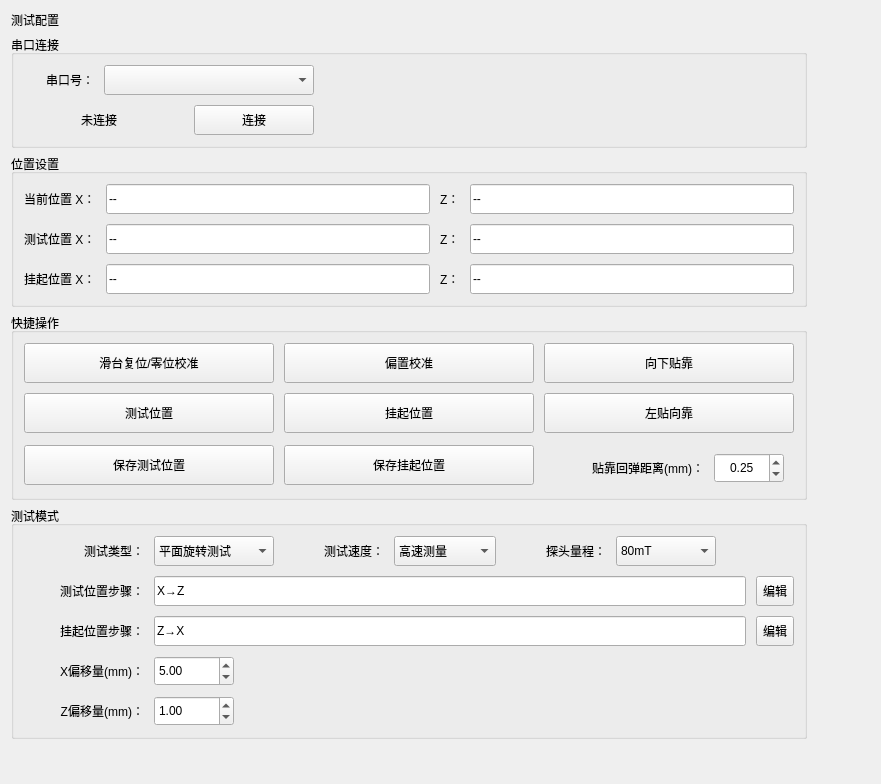
<?xml version="1.0" encoding="UTF-8"?>
<ui version="4.0">
 <class>TestConfigPanel</class>
 <widget class="QWidget" name="TestConfigPanel">
  <property name="geometry">
   <rect>
    <x>0</x>
    <y>0</y>
    <width>881</width>
    <height>784</height>
   </rect>
  </property>
  <property name="windowTitle">
   <string>测试配置</string>
  </property>
  <layout class="QGridLayout" name="gridLayout_2">
   <item row="0" column="0">
    <widget class="QLabel" name="panel_title">
     <property name="text">
      <string>测试配置</string>
     </property>
    </widget>
   </item>
   <item row="0" column="1" rowspan="5">
    <spacer name="horizontalSpacer">
     <property name="orientation">
      <enum>Qt::Horizontal</enum>
     </property>
     <property name="sizeHint" stdset="0">
      <size>
       <width>40</width>
       <height>20</height>
      </size>
     </property>
    </spacer>
   </item>
   <item row="1" column="0">
    <widget class="QGroupBox" name="serial_group">
     <property name="title">
      <string>串口连接</string>
     </property>
     <layout class="QGridLayout" name="gridLayout">
      <property name="leftMargin">
         <number>10</number>
      </property>
      <property name="topMargin">
         <number>10</number>
      </property>
      <property name="rightMargin">
         <number>10</number>
      </property>
      <property name="bottomMargin">
         <number>10</number>
      </property>
      <property name="spacing">
         <number>10</number>
      </property>
      <item row="0" column="0">
       <widget class="QLabel" name="label_port">
        <property name="sizePolicy">
         <sizepolicy hsizetype="Preferred" vsizetype="Fixed">
          <horstretch>0</horstretch>
          <verstretch>0</verstretch>
         </sizepolicy>
        </property>
        <property name="minimumSize">
         <size>
          <width>0</width>
          <height>30</height>
         </size>
        </property>
        <property name="maximumSize">
         <size>
          <width>16777215</width>
          <height>16777215</height>
         </size>
        </property>
        <property name="text">
         <string>串口号：</string>
        </property>
        <property name="alignment">
         <set>Qt::AlignRight|Qt::AlignTrailing|Qt::AlignVCenter</set>
        </property>
       </widget>
      </item>
      <item row="0" column="4" rowspan="2">
       <spacer name="serial_horizontal_spacer">
        <property name="orientation">
         <enum>Qt::Horizontal</enum>
        </property>
        <property name="sizeHint" stdset="0">
         <size>
          <width>40</width>
          <height>20</height>
         </size>
        </property>
       </spacer>
      </item>
      <item row="1" column="0" colspan="2">
       <widget class="QLabel" name="serial_status_label">
        <property name="sizePolicy">
         <sizepolicy hsizetype="Preferred" vsizetype="Fixed">
          <horstretch>0</horstretch>
          <verstretch>0</verstretch>
         </sizepolicy>
        </property>
        <property name="minimumSize">
         <size>
          <width>150</width>
          <height>30</height>
         </size>
        </property>
        <property name="maximumSize">
         <size>
          <width>16777215</width>
          <height>16777215</height>
         </size>
        </property>
        <property name="text">
         <string>未连接</string>
        </property>
        <property name="alignment">
         <set>Qt::AlignCenter</set>
        </property>
       </widget>
      </item>
      <item row="0" column="1" colspan="3">
       <widget class="QComboBox" name="port_combo">
        <property name="sizePolicy">
         <sizepolicy hsizetype="Preferred" vsizetype="Fixed">
          <horstretch>0</horstretch>
          <verstretch>0</verstretch>
         </sizepolicy>
        </property>
        <property name="minimumSize">
         <size>
          <width>120</width>
          <height>30</height>
         </size>
        </property>
        <property name="maximumSize">
         <size>
          <width>16777215</width>
          <height>16777215</height>
         </size>
        </property>
       </widget>
      </item>
      <item row="1" column="3">
       <widget class="QPushButton" name="btnSuccess">
        <property name="sizePolicy">
         <sizepolicy hsizetype="Preferred" vsizetype="Fixed">
          <horstretch>0</horstretch>
          <verstretch>0</verstretch>
         </sizepolicy>
        </property>
        <property name="minimumSize">
         <size>
          <width>120</width>
          <height>30</height>
         </size>
        </property>
        <property name="text">
         <string>连接</string>
        </property>
       </widget>
      </item>
     </layout>
    </widget>
   </item>
   <item row="2" column="0">
    <widget class="QGroupBox" name="pos_group">
     <property name="title">
      <string>位置设置</string>
     </property>
     <layout class="QGridLayout" name="pos_layout">
      <property name="leftMargin">
         <number>10</number>
      </property>
      <property name="topMargin">
         <number>10</number>
      </property>
      <property name="rightMargin">
         <number>10</number>
      </property>
      <property name="bottomMargin">
         <number>10</number>
      </property>
      <property name="spacing">
         <number>10</number>
      </property>
      <item row="0" column="0">
       <widget class="QLabel" name="label_x">
        <property name="minimumSize">
         <size>
          <width>0</width>
          <height>30</height>
         </size>
        </property>
        <property name="text">
         <string>当前位置 X：</string>
        </property>
       </widget>
      </item>
      <item row="0" column="1">
       <widget class="QLineEdit" name="position_x">
        <property name="minimumSize">
         <size>
          <width>0</width>
          <height>30</height>
         </size>
        </property>
        <property name="text">
         <string>--</string>
        </property>
        <property name="readOnly">
         <bool>true</bool>
        </property>
       </widget>
      </item>
      <item row="0" column="2">
       <widget class="QLabel" name="label_z">
        <property name="minimumSize">
         <size>
          <width>0</width>
          <height>30</height>
         </size>
        </property>
        <property name="text">
         <string>Z：</string>
        </property>
       </widget>
      </item>
      <item row="0" column="3">
       <widget class="QLineEdit" name="position_z">
        <property name="minimumSize">
         <size>
          <width>0</width>
          <height>30</height>
         </size>
        </property>
        <property name="text">
         <string>--</string>
        </property>
        <property name="readOnly">
         <bool>true</bool>
        </property>
       </widget>
      </item>
      <item row="1" column="0">
       <widget class="QLabel" name="label_test_x">
        <property name="minimumSize">
         <size>
          <width>0</width>
          <height>30</height>
         </size>
        </property>
        <property name="text">
         <string>测试位置 X：</string>
        </property>
       </widget>
      </item>
      <item row="1" column="1">
       <widget class="QLineEdit" name="test_x_value">
        <property name="minimumSize">
         <size>
          <width>0</width>
          <height>30</height>
         </size>
        </property>
        <property name="text">
         <string>--</string>
        </property>
        <property name="readOnly">
         <bool>true</bool>
        </property>
       </widget>
      </item>
      <item row="1" column="2">
       <widget class="QLabel" name="label_test_z">
        <property name="minimumSize">
         <size>
          <width>0</width>
          <height>30</height>
         </size>
        </property>
        <property name="text">
         <string>Z：</string>
        </property>
       </widget>
      </item>
      <item row="1" column="3">
       <widget class="QLineEdit" name="test_z_value">
        <property name="minimumSize">
         <size>
          <width>0</width>
          <height>30</height>
         </size>
        </property>
        <property name="text">
         <string>--</string>
        </property>
        <property name="readOnly">
         <bool>true</bool>
        </property>
       </widget>
      </item>
      <item row="2" column="0">
       <widget class="QLabel" name="label_suspend_x">
        <property name="minimumSize">
         <size>
          <width>0</width>
          <height>30</height>
         </size>
        </property>
        <property name="text">
         <string>挂起位置 X：</string>
        </property>
       </widget>
      </item>
      <item row="2" column="1">
       <widget class="QLineEdit" name="suspend_x_value">
        <property name="minimumSize">
         <size>
          <width>0</width>
          <height>30</height>
         </size>
        </property>
        <property name="text">
         <string>--</string>
        </property>
        <property name="readOnly">
         <bool>true</bool>
        </property>
       </widget>
      </item>
      <item row="2" column="2">
       <widget class="QLabel" name="label_suspend_z">
        <property name="minimumSize">
         <size>
          <width>0</width>
          <height>30</height>
         </size>
        </property>
        <property name="text">
         <string>Z：</string>
        </property>
       </widget>
      </item>
      <item row="2" column="3">
       <widget class="QLineEdit" name="suspend_z_value">
        <property name="minimumSize">
         <size>
          <width>0</width>
          <height>30</height>
         </size>
        </property>
        <property name="text">
         <string>--</string>
        </property>
        <property name="readOnly">
         <bool>true</bool>
        </property>
       </widget>
      </item>
     </layout>
    </widget>
   </item>
   <item row="3" column="0">
    <widget class="QGroupBox" name="action_group">
     <property name="title">
      <string>快捷操作</string>
     </property>
     <layout class="QGridLayout" name="action_layout">
      <property name="leftMargin">
         <number>10</number>
      </property>
      <property name="topMargin">
         <number>10</number>
      </property>
      <property name="rightMargin">
         <number>10</number>
      </property>
      <property name="bottomMargin">
         <number>10</number>
      </property>
      <property name="spacing">
         <number>10</number>
      </property>
      <item row="0" column="1">
       <widget class="QPushButton" name="btn_offset">
        <property name="sizePolicy">
         <sizepolicy hsizetype="Fixed" vsizetype="Fixed">
          <horstretch>0</horstretch>
          <verstretch>0</verstretch>
         </sizepolicy>
        </property>
        <property name="minimumSize">
         <size>
          <width>250</width>
          <height>40</height>
         </size>
        </property>
        <property name="maximumSize">
         <size>
          <width>250</width>
          <height>16777215</height>
         </size>
        </property>
        <property name="text">
         <string>偏置校准</string>
        </property>
       </widget>
      </item>
      <item row="0" column="0">
       <widget class="QPushButton" name="btn_zeroing">
        <property name="sizePolicy">
         <sizepolicy hsizetype="Fixed" vsizetype="Fixed">
          <horstretch>0</horstretch>
          <verstretch>0</verstretch>
         </sizepolicy>
        </property>
        <property name="minimumSize">
         <size>
          <width>250</width>
          <height>40</height>
         </size>
        </property>
        <property name="maximumSize">
         <size>
          <width>250</width>
          <height>16777215</height>
         </size>
        </property>
        <property name="text">
         <string>滑台复位/零位校准</string>
        </property>
       </widget>
      </item>
      <item row="3" column="2">
       <widget class="QWidget" name="widget" native="true">
        <property name="minimumSize">
         <size>
          <width>250</width>
          <height>40</height>
         </size>
        </property>
        <property name="maximumSize">
         <size>
          <width>250</width>
          <height>16777215</height>
         </size>
        </property>
        <layout class="QHBoxLayout" name="horizontalLayout">
         <property name="spacing">
         <number>10</number>
         </property>
         <property name="leftMargin">
         <number>10</number>
         </property>
         <property name="topMargin">
         <number>10</number>
         </property>
         <property name="rightMargin">
         <number>10</number>
         </property>
         <property name="bottomMargin">
         <number>10</number>
         </property>
         <item>
          <widget class="QLabel" name="label_retract_distance">
           <property name="minimumSize">
            <size>
             <width>150</width>
             <height>30</height>
            </size>
           </property>
           <property name="text">
            <string>贴靠回弹距离(mm)：</string>
           </property>
           <property name="alignment">
            <set>Qt::AlignRight|Qt::AlignTrailing|Qt::AlignVCenter</set>
           </property>
          </widget>
         </item>
         <item>
          <widget class="QDoubleSpinBox" name="spin_retract_distance">
           <property name="minimumSize">
            <size>
             <width>0</width>
             <height>30</height>
            </size>
           </property>
           <property name="alignment">
            <set>Qt::AlignCenter</set>
           </property>
           <property name="suffix">
            <string notr="true"/>
           </property>
           <property name="decimals">
            <number>2</number>
           </property>
           <property name="maximum">
            <double>10.000000000000000</double>
           </property>
           <property name="singleStep">
            <double>0.050000000000000</double>
           </property>
           <property name="value">
            <double>0.250000000000000</double>
           </property>
          </widget>
         </item>
        </layout>
       </widget>
      </item>
      <item row="0" column="2">
       <widget class="QPushButton" name="btn_press_z">
        <property name="sizePolicy">
         <sizepolicy hsizetype="Fixed" vsizetype="Fixed">
          <horstretch>0</horstretch>
          <verstretch>0</verstretch>
         </sizepolicy>
        </property>
        <property name="minimumSize">
         <size>
          <width>250</width>
          <height>40</height>
         </size>
        </property>
        <property name="maximumSize">
         <size>
          <width>250</width>
          <height>16777215</height>
         </size>
        </property>
        <property name="text">
         <string>向下贴靠</string>
        </property>
       </widget>
      </item>
      <item row="1" column="2">
       <widget class="QPushButton" name="btn_left_x">
        <property name="sizePolicy">
         <sizepolicy hsizetype="Fixed" vsizetype="Fixed">
          <horstretch>0</horstretch>
          <verstretch>0</verstretch>
         </sizepolicy>
        </property>
        <property name="minimumSize">
         <size>
          <width>250</width>
          <height>40</height>
         </size>
        </property>
        <property name="maximumSize">
         <size>
          <width>250</width>
          <height>16777215</height>
         </size>
        </property>
        <property name="text">
         <string>左贴向靠</string>
        </property>
       </widget>
      </item>
      <item row="1" column="1">
       <widget class="QPushButton" name="btn_suspend">
        <property name="sizePolicy">
         <sizepolicy hsizetype="Fixed" vsizetype="Fixed">
          <horstretch>0</horstretch>
          <verstretch>0</verstretch>
         </sizepolicy>
        </property>
        <property name="minimumSize">
         <size>
          <width>250</width>
          <height>40</height>
         </size>
        </property>
        <property name="maximumSize">
         <size>
          <width>250</width>
          <height>16777215</height>
         </size>
        </property>
        <property name="text">
         <string>挂起位置</string>
        </property>
       </widget>
      </item>
      <item row="1" column="0">
       <widget class="QPushButton" name="btn_test_pos">
        <property name="sizePolicy">
         <sizepolicy hsizetype="Fixed" vsizetype="Fixed">
          <horstretch>0</horstretch>
          <verstretch>0</verstretch>
         </sizepolicy>
        </property>
        <property name="minimumSize">
         <size>
          <width>250</width>
          <height>40</height>
         </size>
        </property>
        <property name="maximumSize">
         <size>
          <width>250</width>
          <height>16777215</height>
         </size>
        </property>
        <property name="text">
         <string>测试位置</string>
        </property>
       </widget>
      </item>
      <item row="3" column="0">
       <widget class="QPushButton" name="btn_test_pos_save">
        <property name="sizePolicy">
         <sizepolicy hsizetype="Fixed" vsizetype="Fixed">
          <horstretch>0</horstretch>
          <verstretch>0</verstretch>
         </sizepolicy>
        </property>
        <property name="minimumSize">
         <size>
          <width>250</width>
          <height>40</height>
         </size>
        </property>
        <property name="maximumSize">
         <size>
          <width>250</width>
          <height>16777215</height>
         </size>
        </property>
        <property name="text">
         <string>保存测试位置</string>
        </property>
       </widget>
      </item>
      <item row="3" column="1">
       <widget class="QPushButton" name="btn_suspend_save">
        <property name="sizePolicy">
         <sizepolicy hsizetype="Fixed" vsizetype="Fixed">
          <horstretch>0</horstretch>
          <verstretch>0</verstretch>
         </sizepolicy>
        </property>
        <property name="minimumSize">
         <size>
          <width>250</width>
          <height>40</height>
         </size>
        </property>
        <property name="maximumSize">
         <size>
          <width>250</width>
          <height>16777215</height>
         </size>
        </property>
        <property name="text">
         <string>保存挂起位置</string>
        </property>
       </widget>
      </item>
     </layout>
    </widget>
   </item>
   <item row="4" column="0">
    <widget class="QGroupBox" name="test_type_group">
     <property name="title">
      <string>测试模式</string>
     </property>
     <layout class="QGridLayout" name="action_layout_2">
      <property name="leftMargin">
         <number>10</number>
      </property>
      <property name="topMargin">
         <number>10</number>
      </property>
      <property name="rightMargin">
         <number>10</number>
      </property>
      <property name="bottomMargin">
         <number>10</number>
      </property>
      <property name="spacing">
         <number>10</number>
      </property>
      <item row="2" column="17">
       <widget class="QToolButton" name="btn_test_edit_scheme">
        <property name="minimumSize">
         <size>
          <width>0</width>
          <height>30</height>
         </size>
        </property>
        <property name="text">
         <string>编辑</string>
        </property>
       </widget>
      </item>
      <item row="3" column="2" colspan="7">
       <widget class="QLineEdit" name="suspend_scheme_edit">
        <property name="sizePolicy">
         <sizepolicy hsizetype="Minimum" vsizetype="Fixed">
          <horstretch>0</horstretch>
          <verstretch>0</verstretch>
         </sizepolicy>
        </property>
        <property name="minimumSize">
         <size>
          <width>500</width>
          <height>30</height>
         </size>
        </property>
        <property name="maximumSize">
         <size>
          <width>16777215</width>
          <height>16777215</height>
         </size>
        </property>
        <property name="text">
         <string>Z→X</string>
        </property>
        <property name="readOnly">
         <bool>true</bool>
        </property>
       </widget>
      </item>
      <item row="1" column="0">
       <widget class="QLabel" name="label_test_type">
        <property name="sizePolicy">
         <sizepolicy hsizetype="Fixed" vsizetype="Preferred">
          <horstretch>0</horstretch>
          <verstretch>0</verstretch>
         </sizepolicy>
        </property>
        <property name="minimumSize">
         <size>
          <width>120</width>
          <height>30</height>
         </size>
        </property>
        <property name="maximumSize">
         <size>
          <width>100</width>
          <height>16777215</height>
         </size>
        </property>
        <property name="text">
         <string>测试类型：</string>
        </property>
        <property name="alignment">
         <set>Qt::AlignRight|Qt::AlignTrailing|Qt::AlignVCenter</set>
        </property>
       </widget>
      </item>
      <item row="2" column="0">
       <widget class="QLabel" name="label_scheme_test">
        <property name="sizePolicy">
         <sizepolicy hsizetype="Fixed" vsizetype="Preferred">
          <horstretch>0</horstretch>
          <verstretch>0</verstretch>
         </sizepolicy>
        </property>
        <property name="minimumSize">
         <size>
          <width>120</width>
          <height>30</height>
         </size>
        </property>
        <property name="maximumSize">
         <size>
          <width>100</width>
          <height>16777215</height>
         </size>
        </property>
        <property name="text">
         <string>测试位置步骤：</string>
        </property>
        <property name="alignment">
         <set>Qt::AlignRight|Qt::AlignTrailing|Qt::AlignVCenter</set>
        </property>
       </widget>
      </item>
      <item row="2" column="2" colspan="7">
       <widget class="QLineEdit" name="test_scheme_edit">
        <property name="sizePolicy">
         <sizepolicy hsizetype="Minimum" vsizetype="Fixed">
          <horstretch>0</horstretch>
          <verstretch>0</verstretch>
         </sizepolicy>
        </property>
        <property name="minimumSize">
         <size>
          <width>500</width>
          <height>30</height>
         </size>
        </property>
        <property name="maximumSize">
         <size>
          <width>16777215</width>
          <height>16777215</height>
         </size>
        </property>
        <property name="text">
         <string>X→Z</string>
        </property>
        <property name="readOnly">
         <bool>true</bool>
        </property>
       </widget>
      </item>
      <item row="3" column="0">
       <widget class="QLabel" name="label_scheme_suspend">
        <property name="sizePolicy">
         <sizepolicy hsizetype="Fixed" vsizetype="Preferred">
          <horstretch>0</horstretch>
          <verstretch>0</verstretch>
         </sizepolicy>
        </property>
        <property name="minimumSize">
         <size>
          <width>120</width>
          <height>30</height>
         </size>
        </property>
        <property name="maximumSize">
         <size>
          <width>100</width>
          <height>16777215</height>
         </size>
        </property>
        <property name="text">
         <string>挂起位置步骤：</string>
        </property>
        <property name="alignment">
         <set>Qt::AlignRight|Qt::AlignTrailing|Qt::AlignVCenter</set>
        </property>
       </widget>
      </item>
      <item row="1" column="6">
       <widget class="QComboBox" name="combo_sensor">
        <property name="sizePolicy">
         <sizepolicy hsizetype="Minimum" vsizetype="Fixed">
          <horstretch>0</horstretch>
          <verstretch>0</verstretch>
         </sizepolicy>
        </property>
        <property name="minimumSize">
         <size>
          <width>100</width>
          <height>30</height>
         </size>
        </property>
        <property name="maximumSize">
         <size>
          <width>200</width>
          <height>16777215</height>
         </size>
        </property>
        <item>
         <property name="text">
          <string>80mT</string>
         </property>
        </item>
        <item>
         <property name="text">
          <string>160mT</string>
         </property>
        </item>
       </widget>
      </item>
      <item row="4" column="0">
       <widget class="QLabel" name="label_x_offset">
        <property name="sizePolicy">
         <sizepolicy hsizetype="Fixed" vsizetype="Preferred">
          <horstretch>0</horstretch>
          <verstretch>0</verstretch>
         </sizepolicy>
        </property>
        <property name="minimumSize">
         <size>
          <width>120</width>
          <height>30</height>
         </size>
        </property>
        <property name="maximumSize">
         <size>
          <width>100</width>
          <height>16777215</height>
         </size>
        </property>
        <property name="text">
         <string>X偏移量(mm)：</string>
        </property>
        <property name="alignment">
         <set>Qt::AlignRight|Qt::AlignTrailing|Qt::AlignVCenter</set>
        </property>
       </widget>
      </item>
      <item row="5" column="0">
       <widget class="QLabel" name="label_z_offset">
        <property name="sizePolicy">
         <sizepolicy hsizetype="Fixed" vsizetype="Preferred">
          <horstretch>0</horstretch>
          <verstretch>0</verstretch>
         </sizepolicy>
        </property>
        <property name="minimumSize">
         <size>
          <width>120</width>
          <height>30</height>
         </size>
        </property>
        <property name="maximumSize">
         <size>
          <width>100</width>
          <height>16777215</height>
         </size>
        </property>
        <property name="text">
         <string>Z偏移量(mm)：</string>
        </property>
        <property name="alignment">
         <set>Qt::AlignRight|Qt::AlignTrailing|Qt::AlignVCenter</set>
        </property>
       </widget>
      </item>
      <item row="1" column="2">
       <widget class="QComboBox" name="combo_test_type">
        <property name="sizePolicy">
         <sizepolicy hsizetype="Minimum" vsizetype="Fixed">
          <horstretch>0</horstretch>
          <verstretch>0</verstretch>
         </sizepolicy>
        </property>
        <property name="minimumSize">
         <size>
          <width>120</width>
          <height>30</height>
         </size>
        </property>
        <property name="maximumSize">
         <size>
          <width>200</width>
          <height>16777215</height>
         </size>
        </property>
        <item>
         <property name="text">
          <string>平面旋转测试</string>
         </property>
        </item>
        <item>
         <property name="text">
          <string>外侧面旋转测试</string>
         </property>
        </item>
        <item>
         <property name="text">
          <string>内侧面旋转测试</string>
         </property>
        </item>
        <item>
         <property name="text">
          <string>外侧面垂直测试</string>
         </property>
        </item>
       </widget>
      </item>
      <item row="1" column="4">
       <widget class="QComboBox" name="combo_test_speed">
        <property name="sizePolicy">
         <sizepolicy hsizetype="Minimum" vsizetype="Fixed">
          <horstretch>0</horstretch>
          <verstretch>0</verstretch>
         </sizepolicy>
        </property>
        <property name="minimumSize">
         <size>
          <width>100</width>
          <height>30</height>
         </size>
        </property>
        <property name="maximumSize">
         <size>
          <width>200</width>
          <height>16777215</height>
         </size>
        </property>
        <item>
         <property name="text">
          <string>高速测量</string>
         </property>
        </item>
        <item>
         <property name="text">
          <string>高分辨率测量</string>
         </property>
        </item>
       </widget>
      </item>
      <item row="5" column="2">
       <widget class="QDoubleSpinBox" name="spin_z_offset">
        <property name="sizePolicy">
         <sizepolicy hsizetype="Minimum" vsizetype="Fixed">
          <horstretch>0</horstretch>
          <verstretch>0</verstretch>
         </sizepolicy>
        </property>
        <property name="minimumSize">
         <size>
          <width>80</width>
          <height>30</height>
         </size>
        </property>
        <property name="maximumSize">
         <size>
          <width>80</width>
          <height>16777215</height>
         </size>
        </property>
        <property name="value">
         <double>1.000000000000000</double>
        </property>
       </widget>
      </item>
      <item row="4" column="2">
       <widget class="QDoubleSpinBox" name="spin_x_offset">
        <property name="sizePolicy">
         <sizepolicy hsizetype="Minimum" vsizetype="Fixed">
          <horstretch>0</horstretch>
          <verstretch>0</verstretch>
         </sizepolicy>
        </property>
        <property name="minimumSize">
         <size>
          <width>80</width>
          <height>30</height>
         </size>
        </property>
        <property name="maximumSize">
         <size>
          <width>80</width>
          <height>16777215</height>
         </size>
        </property>
        <property name="value">
         <double>5.000000000000000</double>
        </property>
       </widget>
      </item>
      <item row="1" column="3">
       <widget class="QLabel" name="label_test_speed">
        <property name="sizePolicy">
         <sizepolicy hsizetype="Fixed" vsizetype="Preferred">
          <horstretch>0</horstretch>
          <verstretch>0</verstretch>
         </sizepolicy>
        </property>
        <property name="minimumSize">
         <size>
          <width>100</width>
          <height>30</height>
         </size>
        </property>
        <property name="maximumSize">
         <size>
          <width>100</width>
          <height>16777215</height>
         </size>
        </property>
        <property name="text">
         <string>测试速度：</string>
        </property>
        <property name="alignment">
         <set>Qt::AlignRight|Qt::AlignTrailing|Qt::AlignVCenter</set>
        </property>
       </widget>
      </item>
      <item row="3" column="17">
       <widget class="QToolButton" name="btn_suspend_edit_scheme">
        <property name="minimumSize">
         <size>
          <width>0</width>
          <height>30</height>
         </size>
        </property>
        <property name="text">
         <string>编辑</string>
        </property>
       </widget>
      </item>
      <item row="1" column="5">
       <widget class="QLabel" name="label_sensor">
        <property name="sizePolicy">
         <sizepolicy hsizetype="Fixed" vsizetype="Preferred">
          <horstretch>0</horstretch>
          <verstretch>0</verstretch>
         </sizepolicy>
        </property>
        <property name="minimumSize">
         <size>
          <width>100</width>
          <height>30</height>
         </size>
        </property>
        <property name="maximumSize">
         <size>
          <width>100</width>
          <height>16777215</height>
         </size>
        </property>
        <property name="text">
         <string>探头量程：</string>
        </property>
        <property name="alignment">
         <set>Qt::AlignRight|Qt::AlignTrailing|Qt::AlignVCenter</set>
        </property>
       </widget>
      </item>
     </layout>
    </widget>
   </item>
   <item row="5" column="0">
    <spacer name="verticalSpacer">
     <property name="orientation">
      <enum>Qt::Vertical</enum>
     </property>
     <property name="sizeHint" stdset="0">
      <size>
       <width>20</width>
       <height>40</height>
      </size>
     </property>
    </spacer>
   </item>
  </layout>
 </widget>
 <resources/>
 <connections/>
</ui>
